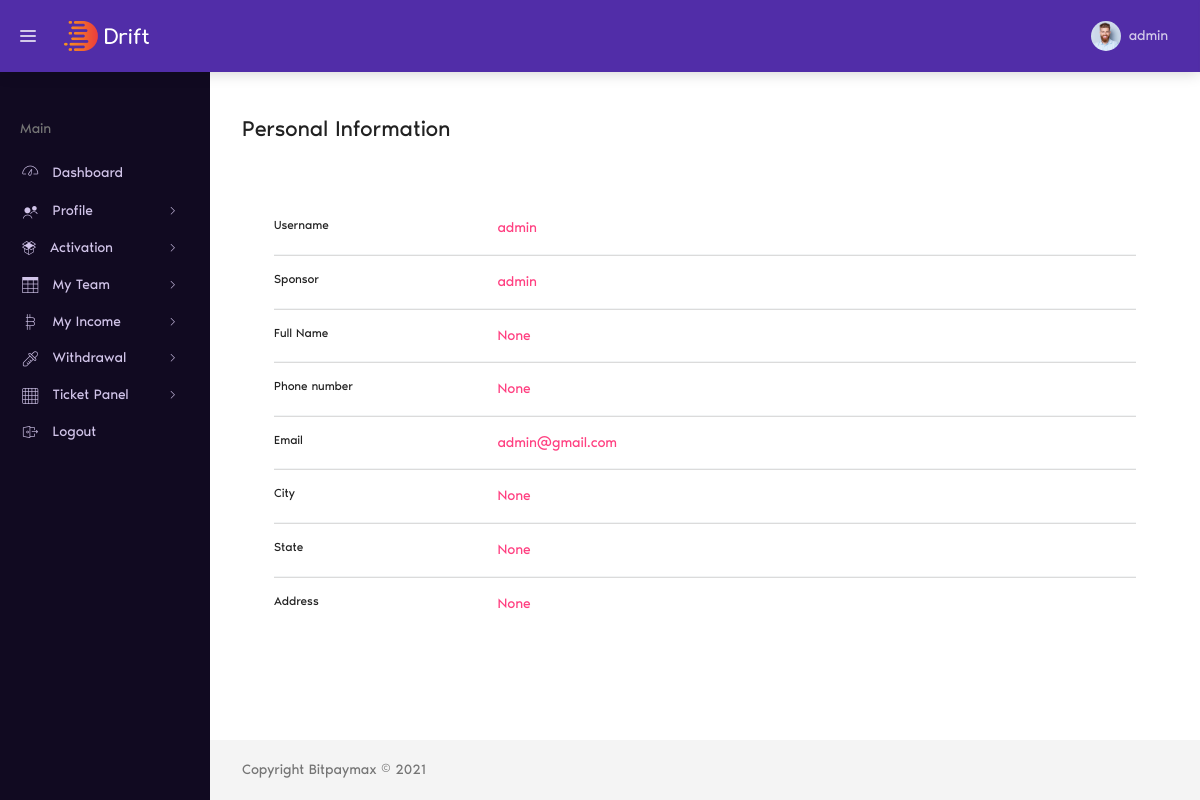
Before: /profile/personal-info/ (signed in) with the older database file.
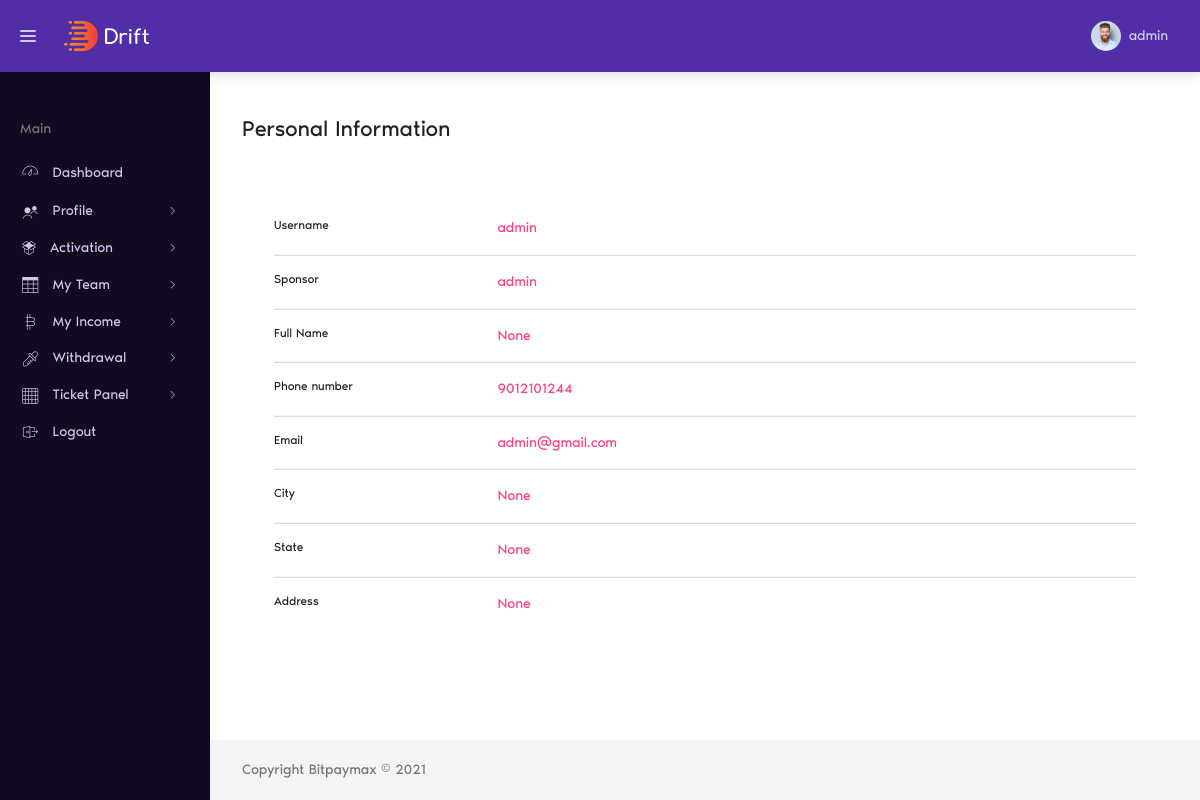
After: the same page with the newer database file.
### account/models.py (models this page shows, shortened)
class Account(AbstractBaseUser):
	email 					= models.EmailField(verbose_name="email", max_length=60, unique=False,blank=True,null=True)
	username 				= models.CharField(max_length=30, unique=True)
	date_joined				= models.DateTimeField(verbose_name='date joined', auto_now_add=True)
	date_active				= models.DateTimeField(verbose_name='date active',null=True,blank=True)
	last_login				= models.DateTimeField(verbose_name='last login', auto_now=True)
	is_admin				= models.BooleanField(default=False)
	is_active				= models.BooleanField(default=True)
	is_active1              = models.BooleanField(default=False)
	is_staff				= models.BooleanField(default=False)
	is_superuser			= models.BooleanField(default=False)
	total_level_income      = models.FloatField(default=0)
	withdrawal_amount       = models.FloatField(default=0)
	total_roi_income        = models.FloatField(default=0)
	activation_amount       = models.FloatField(default=0)
	available_amount		= models.FloatField(default=0)
	first_name				= models.CharField(max_length=30, unique=False,blank=True,null=True)
	last_name				= models.CharField(max_length=30, unique=False,blank=True,null=True)
	sponsor  				= models.ForeignKey('self',on_delete=models.SET_NULL,blank=True,null=True)
	txn_password            = models.CharField(max_length=30,null=False)
	phon_no                 = models.CharField(max_length=12,blank=True,null=True)
	address                 = models.CharField(max_length=200,blank=True,null=True)
	dob				        = models.DateTimeField(verbose_name='date of birth', null=True, blank=True)
	state					= models.CharField(max_length=100,blank=True,null=True)
	city 					= models.CharField(max_length=50,blank=True,null=True)
	zip_code				= models.CharField(max_length=6,blank=True,null=True)
	profile_pic 			= models.ImageField(default="default.jpg", upload_to="profile_pics",null=True,blank=True)
	password1               = models.CharField(max_length=30,null=True,blank=True)
	packages                = models.ManyToManyField(Package)
	supper_packages         = models.ManyToManyField(Package, related_name="super_pack")
	total_income            = models.PositiveIntegerField(default=0)
	is_able_for_income      = models.BooleanField(default=False)
	USERNAME_FIELD = 'username'
	REQUIRED_FIELDS = ['email']
	objects = MyAccountManager()

### profile_app/views.py (the view)
# urls.py: path('personal-info/', views.personalInfo, name="personalinfo"),
@login_required
def personalInfo(request):
    return render(request,'personalinfo.html')

### profile_app/templates/personalinfo.html (shortened to what this page needs)
{% extends "base.html" %}
{% load static %}
{% block content %}
<div class="dt-content-wrapper">
    <div class="dt-content">
        <div class="dt-page__header">
            <h1 class="dt-page__title">Personal Information</h1>
        </div>
        <div class="card-body">
            <div class="row">
                <div class="col-sm-3">
                    <h6 class="mb-0">Username</h6>
                </div>
                <div class="col-sm-9 text-secondary">
                    {{ user.username }}
                </div>
            </div>
            <hr>
            <div class="row">
                <div class="col-sm-3">
                    <h6 class="mb-0">Sponsor</h6>
                </div>
                <div class="col-sm-9 text-secondary">
                    {{ user.sponsor.username }}
                </div>
            </div>
            <hr>
            <div class="row">
                <div class="col-sm-3">
                    <h6 class="mb-0">Full Name</h6>
                </div>
                <div class="col-sm-9 text-secondary">
                    {{ user.first_name}}
                </div>
            </div>
            <hr>
            <div class="row">
                <div class="col-sm-3">
                    <h6 class="mb-0">Phone number</h6>
                </div>
                <div class="col-sm-9 text-secondary">
                    {{ user.phon_no }}
                </div>
            </div>
            <hr>
            <div class="row">
                <div class="col-sm-3">
                    <h6 class="mb-0">Email</h6>
                </div>
                <div class="col-sm-9 text-secondary">
                    {{ user.email }}
                </div>
            </div>
            <hr>
            <div class="row">
                <div class="col-sm-3">
                    <h6 class="mb-0">City</h6>
                </div>
                <div class="col-sm-9 text-secondary">
                    {{ user.city }}
                </div>
            </div>
            <hr>
            <div class="row">
                <div class="col-sm-3">
                    <h6 class="mb-0">State</h6>
                </div>
                <div class="col-sm-9 text-secondary">
                    {{ user.state }}
                </div>
            </div>
            <hr>
            <div class="row">
                <div class="col-sm-3">
                    <h6 class="mb-0">Address</h6>
                </div>
                <div class="col-sm-9 text-secondary">
                    {{ user.address }}
                </div>
            </div>
        </div>
    </div>
    <footer class="dt-footer">
        Copyright Bitpaymax © 2021
    </footer>
</div>
{% endblock content %}

### profile_app/templates/base.html (shortened to what the changed rows need)
{% load static %}
<!DOCTYPE html>
<html lang="en">
<head>
    <link href="https://cdn.jsdelivr.net/npm/bootstrap@5.1.1/dist/css/bootstrap.min.css" rel="stylesheet"
>
    <link rel="stylesheet" href="{% static 'assets/fonts/noir-pro/styles.css' %}">
    <link rel="stylesheet" href="{% static 'plugins/flag-icon-css/css/flag-icon.min.css' %}">
    <link rel="stylesheet" href="{% static 'assets/vendor/gaxon-icon/styles.css' %}">
    <link rel="stylesheet" href="{% static 'plugins/perfect-scrollbar/css/perfect-scrollbar.css' %}">
    <link rel="stylesheet" type="text/css" href="{% static 'plugins/chartist/css/chartist.min.css' %}" media="all" />
    <link rel="stylesheet" type="text/css" href="{% static 'assets/css/default/theme-dark.min.css' %}">
</head>
<body class="dt-layout--default dt-sidebar--fixed dt-header--fixed">
    <div class="dt-root">
        <div class="dt-root__inner">
            <header class="dt-header">
                <div class="dt-header__container">
                    <div class="dt-header__toolbar">
                        <div class="dt-nav-wrapper">
                            <ul class="dt-nav">
                                <li class="dt-nav__item dropdown">
                                    <a href="#" class="dt-nav__link dropdown-toggle no-arrow dt-avatar-wrapper"
                                        data-toggle="dropdown" aria-haspopup="true" aria-expanded="false">
                                        <span class="dt-avatar-info d-none d-sm-block">
                                            <span class="dt-avatar-name">{{ user.username }}</span>
                                        </span> </a>
                                </li>
                            </ul>
                        </div>
                    </div>
                </div>
            </header>
            <main class="dt-main">
                {% block content %}
                {% endblock content %}
            </main>
        </div>
    </div>
</body>
</html>

Changed rows visible on the page:
changed Account "admin": phon_no "None" → "9012101244"
